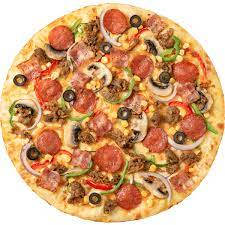
#> input picture images/pizza1.png, 225 x 225 px, found by its file name
$ python Q3_Half_And_Half.py
#> lines starting #> are read from the running program, lines starting #| are printed output that depends on the picture
import numpy as np
import cv2

pizza1 = cv2.imread("images/pizza1.png", cv2.IMREAD_COLOR)
#> pizza1 is the input picture: shape (225, 225, 3); mean B, G, R 121.7, 164, 211.3
pizza2 = cv2.imread("images/pizza2.png", cv2.IMREAD_COLOR)
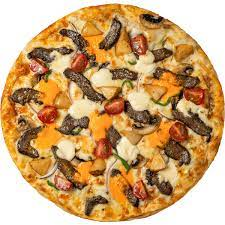
#> input picture images/pizza2.png, 225 x 225 px, found by its file name
#> pizza2 is the input picture: shape (225, 225, 3); mean B, G, R 114.1, 163.4, 202.8
halfAndHalf = np.zeros((pizza1.shape), np.uint8)

(row, col) = pizza1.shape[:2]
#> row = 225; col = 225
width = col // 2 + 1
#> width = 113
roi1 = pizza1[:,:width]
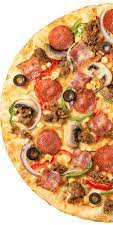
#> roi1: shape (225, 113, 3); mean B, G, R 123.8, 165.8, 213.1
roi2 = pizza2[:,width:]
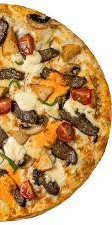
#> roi2: shape (225, 112, 3); mean B, G, R 112.3, 159.2, 197.3
halfAndHalf[:,:width] = roi1
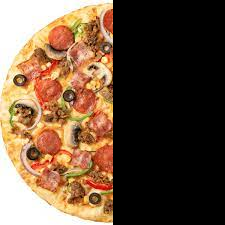
#> halfAndHalf: shape (225, 225, 3); mean B, G, R 62.2, 83.3, 107
halfAndHalf[:,width:] = roi2
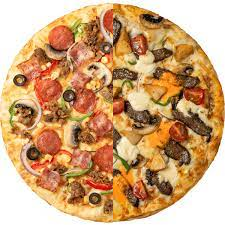
#> halfAndHalf: shape (225, 225, 3); mean B, G, R 118.1, 162.5, 205.3
cv2.imshow('pizza1', pizza1)
cv2.imshow('pizza2', pizza2)
cv2.imshow('half and half', halfAndHalf)
cv2.waitKey(0)
